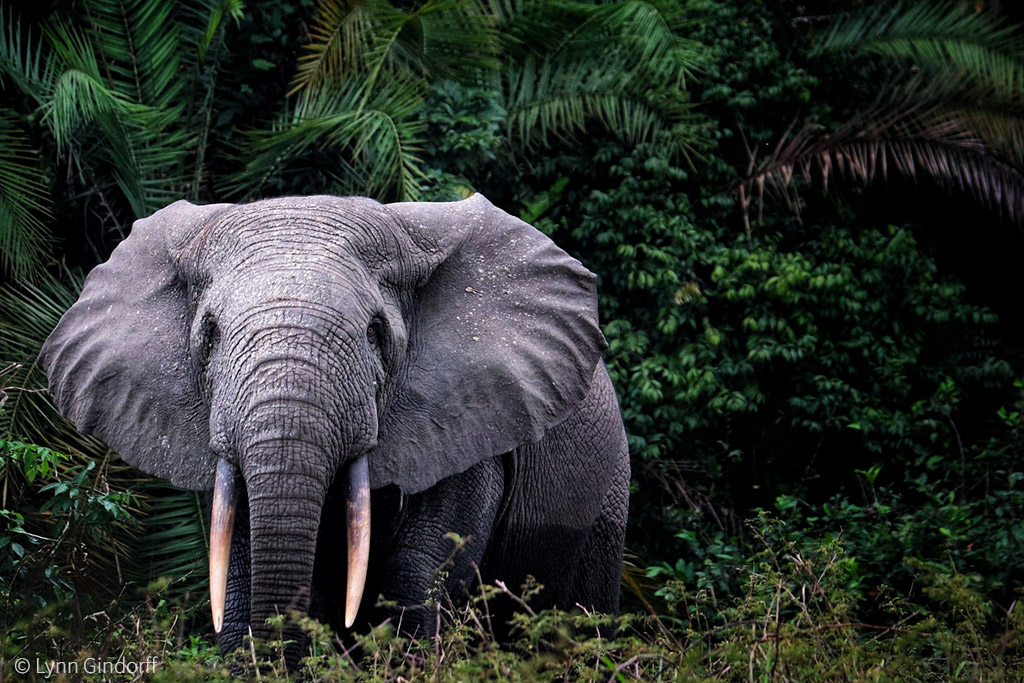
#> input picture elephant.jpg, 1024 x 683 px
$ jupyter execute --allow-errors Elephant_Detection_OpenCV.ipynb
#> lines starting #> are read from the running program, lines starting #| are printed output that depends on the picture; after the words box and inside, x2 and y2 are one past the last pixel; in counts of white or black regions, pixels touching at a corner belong together
### 🐘 Elephant Detection Using Open CV

# Load the image of Elephant

[cell 1]
import cv2
import numpy as np
from matplotlib import pyplot as plt

path="elephant.jpg"
image = cv2.imread(path)
#> image is the input picture: shape (683, 1024, 3); mean B, G, R 45.7, 50.5, 44.8
image_rgb = cv2.cvtColor(image,cv2.COLOR_BGR2RGB)

plt.figure(figsize=(10, 8))
plt.imshow(image_rgb)
plt.title("Original Elephant Image (RGB)")
plt.axis("on")
plt.show()

print("Image shape:", image_rgb.shape)
#| Image shape: (683, 1024, 3)

[cell 2]
#Dependencies

#pip install opencv-python

[cell 3]
# !pip install ipyevents ipywidgets
# from google.colab import output
# output.enable_custom_widget_manager()

[cell 4]
import cv2
import numpy as np
import ipywidgets as widgets
from IPython.display import display
from ipyevents import Event
from PIL import Image
from io import BytesIO


image_rgb = cv2.cvtColor(image, cv2.COLOR_BGR2RGB)

# Convert full-size image to PNG bytes
def array_to_png_bytes(arr):
    img_pil = Image.fromarray(arr)
    with BytesIO() as output_bytes:
        img_pil.save(output_bytes, format='PNG')
        return output_bytes.getvalue()

# Create image widget with original size
height, width, _ = image_rgb.shape
#> height = 683; width = 1024
png_bytes = array_to_png_bytes(image_rgb)

image_widget = widgets.Image(
    value=png_bytes,
    format='png',
    layout=widgets.Layout(width=f"{width}px", height=f"{height}px")
)
display(image_widget)

# Setup event handler for clicks
#> (the rest of this cell did not finish here and is left out)

[cell 5]
sample_coords = [
    (361,572), #Head
    (470,550), #trunk
    (294,255), # ears
    (220,349), # eyes
    (544,270) # ear2
]

sample_rgb_values = []

for coord in sample_coords:
  y , x = coord
  rgb = image_rgb [y,x]
  sample_rgb_values.append(rgb)
#> this loop made 5 passes
#> rgb on passes 1 to 5: [67, 61, 71], [71, 70, 76], [242, 239, 246], [140, 133, 149], [55, 54, 60]
#> after the loop, sample_rgb_values = [[67, 61, 71], [71, 70, 76], [242, 239, 246], [140, 133, 149], [55, 54, 60]]

for i in range(len(sample_coords)):
  coord = sample_coords[i]
  rgb = sample_rgb_values[i]
  print(f"P{i+1} at {coord} the rgb values is {rgb}")

[cell 6]
# Mark your points on the image

image_marked= image_rgb.copy()
index=1
for i in range(len(sample_coords)):
  coord=sample_coords[i]
  y=coord[0]
  x=coord[1]

  cv2.circle(image_marked, (x,y),10, (255,0,0),2)

  #Lets put some marking on the image

  cv2.putText(image_marked,f"Point {index}",(x+10,y-10),cv2.FONT_HERSHEY_SIMPLEX,0.6,(255,255,0),2)
  index+=1
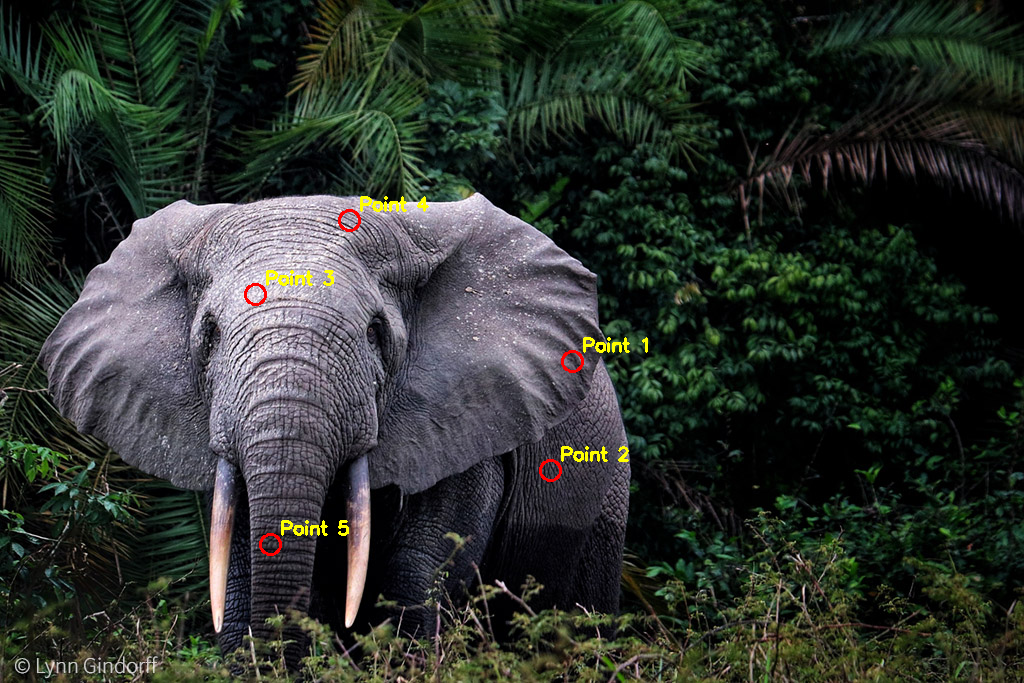
#> image_marked: shape (683, 1024, 3); mean R, G, B 45.4, 50.8, 45.1
#> after the loop, index = 6

plt.figure(figsize=(10, 8))
plt.imshow(image_marked)
plt.title("Marked points on GajRaj")
plt.axis("on")
plt.show()

[cell 7]
lower_thresh =[47,46,52]
upper_thresh = [142,134,155]

height = image_rgb.shape[0]
width = image_rgb.shape[1]

elephant_detected= np.ones((height,width),dtype=np.uint8)*255

for y in range(height):
  for x in range(width):
    pixel=image_rgb[y,x]
    r,g,b=pixel[0],pixel[1],pixel[2]

    if(lower_thresh[0]<=r<=upper_thresh[0] and lower_thresh[1]<=g<=upper_thresh[1] and lower_thresh[2]<=b<=upper_thresh[2]):
      elephant_detected[y,x]=0
    else:
      elephant_detected[y,x]=255
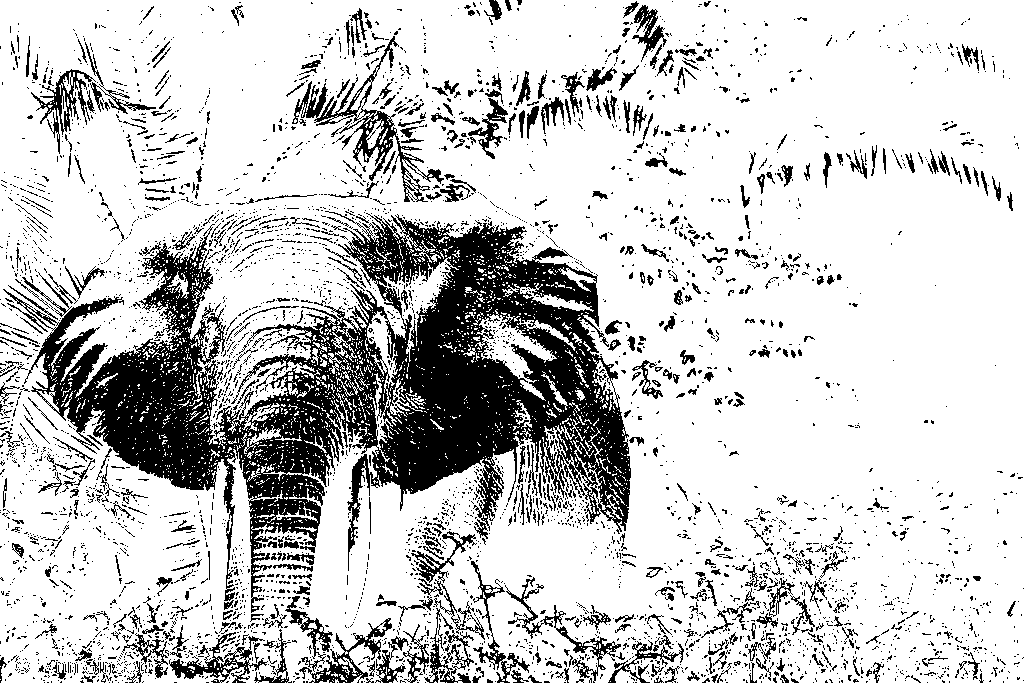
#> elephant_detected: shape (683, 1024); 79.6% white; 4330 black regions (3803 under 20 px), largest, box (x1, y1, x2, y2) and area: (3, 211, 631, 613) 84084, (292, 36, 444, 202) 3380, (169, 632, 268, 683) 1394

plt.figure(figsize=(10, 8))
plt.imshow(elephant_detected,cmap='gray')
plt.title("GajRaj in the town")
plt.axis("on")
plt.show()

[cell 8]
image_rgb.shape
#> Out = (683, 1024, 3)

[cell 9]
# Convert image to grayscale
gray_image = cv2.cvtColor(image, cv2.COLOR_BGR2GRAY)
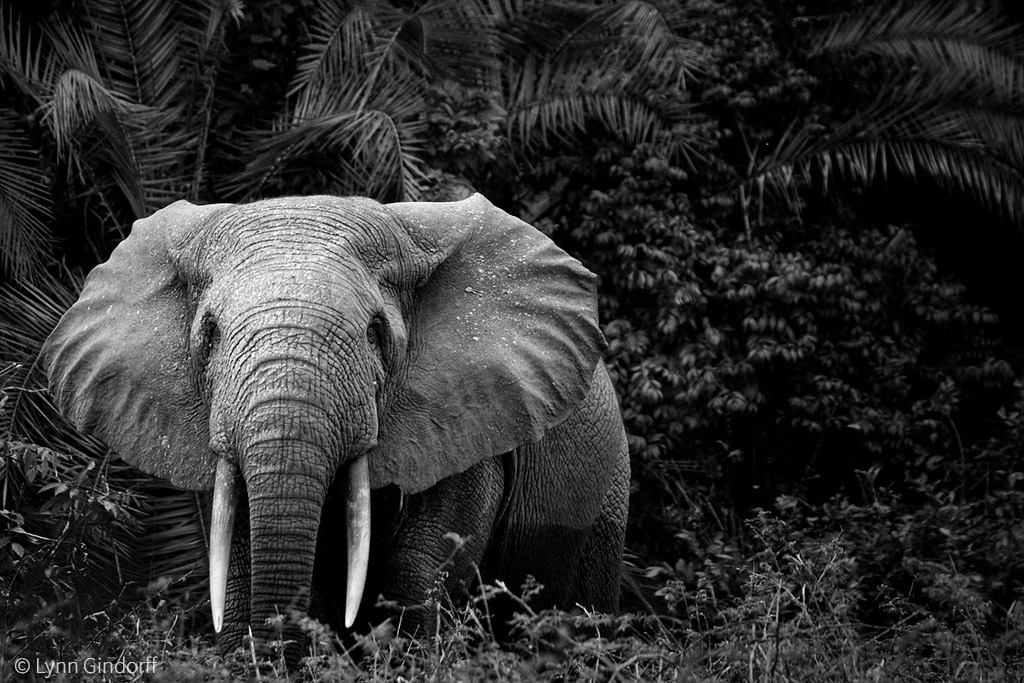
#> gray_image: shape (683, 1024); min 0, max 255, mean 48.2

# Step 3: Apply threshold range manually
lower_thresh = 70
upper_thresh = 180

height = gray_image.shape[0]
width = gray_image.shape[1]

# Create a blank image for thresholded output
thresholded = np.zeros((height, width), dtype=np.uint8)

# Loop through each pixel
for y in range(height):
    for x in range(width):
        pixel_value = gray_image[y, x]
        if lower_thresh <= pixel_value <= upper_thresh:
            thresholded[y, x] = 0  # Inside range (elephant)
        else:
            thresholded[y, x] = 255    # Outside range (background)
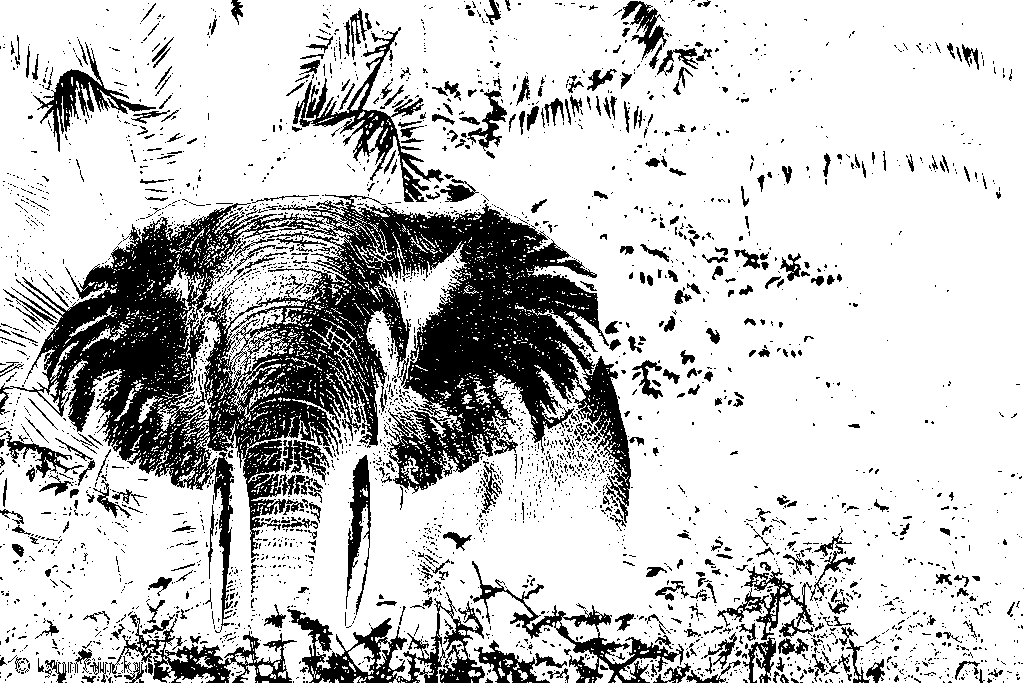
#> thresholded: shape (683, 1024); 77.8% white; 3285 black regions (2856 under 20 px), largest, box (x1, y1, x2, y2) and area: (0, 194, 631, 558) 88486, (287, 592, 485, 683) 5657, (293, 27, 444, 202) 4303

# Step 4: Display the result
plt.figure(figsize=(10, 8))
plt.imshow(thresholded, cmap='gray')
plt.title("Elephant Detection via Grayscale Threshold Range (Manual Loop)")
plt.axis("off")
plt.show()
